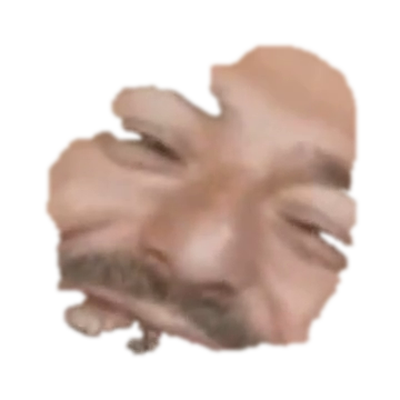
#> input picture assets/faces_alpha/left_053_gc.png, 400 x 400 px, given in place of left_000_gc.png, which was not available
$ python seg_preview2.py
#> lines starting #> are read from the running program, lines starting #| are printed output that depends on the picture; after the words box and inside, x2 and y2 are one past the last pixel; in counts of white or black regions, pixels touching at a corner belong together; pictures that were not available may be replaced by others from this repository, and a replacement may not be noted
"""Composite grabcut test frames over a checkerboard."""
import os
from PIL import Image

out = r"D:\dsh workspace\dsh test project\assets\faces_alpha"
def checker(w, h, sq=40):
    img = Image.new("RGB", (w, h))
    px = img.load()
    for y in range(h):
        for x in range(w):
            c = (x // sq + y // sq) % 2
            px[x, y] = (200, 200, 200) if c else (40, 40, 40)
    return img

for name in ("left", "right"):
    for i in (0, 27, 53):
        fg = Image.open(os.path.join(out, f"{name}_{i:03d}_gc.png")).convert("RGBA")
#> fg is the input picture: PIL image 400x400 RGBA; mean R, G, B, A 160.3, 125.8, 105.5, 115.3
        bg = checker(fg.width, fg.height)
#> in checker, `img = Image.new("RGB", (w, h))`: img: PIL image 400x400 RGB; every value is 0
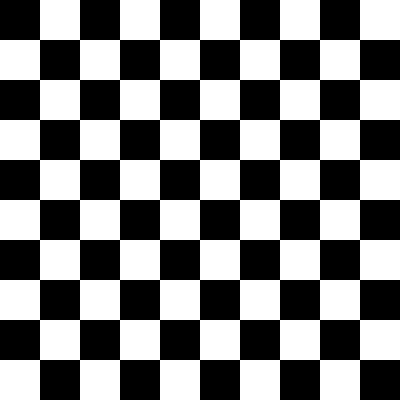
#> bg: PIL image 400x400 RGB; values 40 (black) and 200 (white), 50% white; 1 white region, box (x1, y1, x2, y2) and area: (0, 0, 400, 400) 80000
        comp = Image.alpha_composite(bg.convert("RGBA"), fg).convert("RGB")
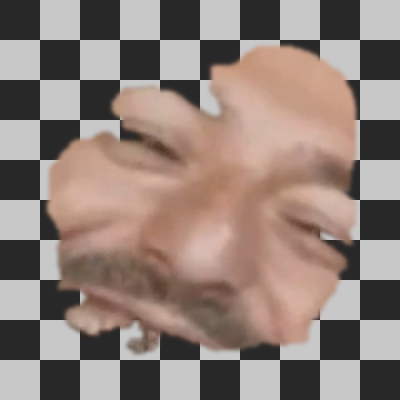
#> comp: PIL image 400x400 RGB; mean R, G, B 144.7, 128.5, 121.1
        comp.save(os.path.join(out, f"{name}_{i:03d}_gc_check.jpg"), quality=85)
#> pass 2 of the loop `for name in ("left", "right"):`:
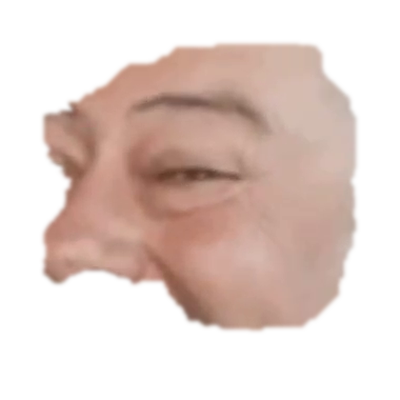
#> input picture assets/faces_alpha/right_053_gc.png, 400 x 400 px, given in place of right_000_gc.png, which was not available
#> fg is the input picture: PIL image 400x400 RGBA; mean R, G, B, A 176.2, 143.8, 129.6, 114.1
#> `comp = Image.alpha_composite(bg.convert("RGBA"), fg).convert("RGB")`:
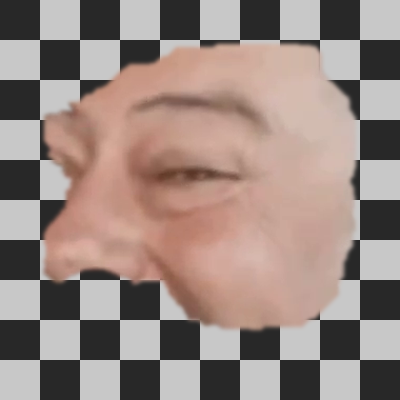
#> comp: PIL image 400x400 RGB; mean R, G, B 152.8, 135.3, 129
#> (the run stopped early here; a loop or call above may not have finished)
